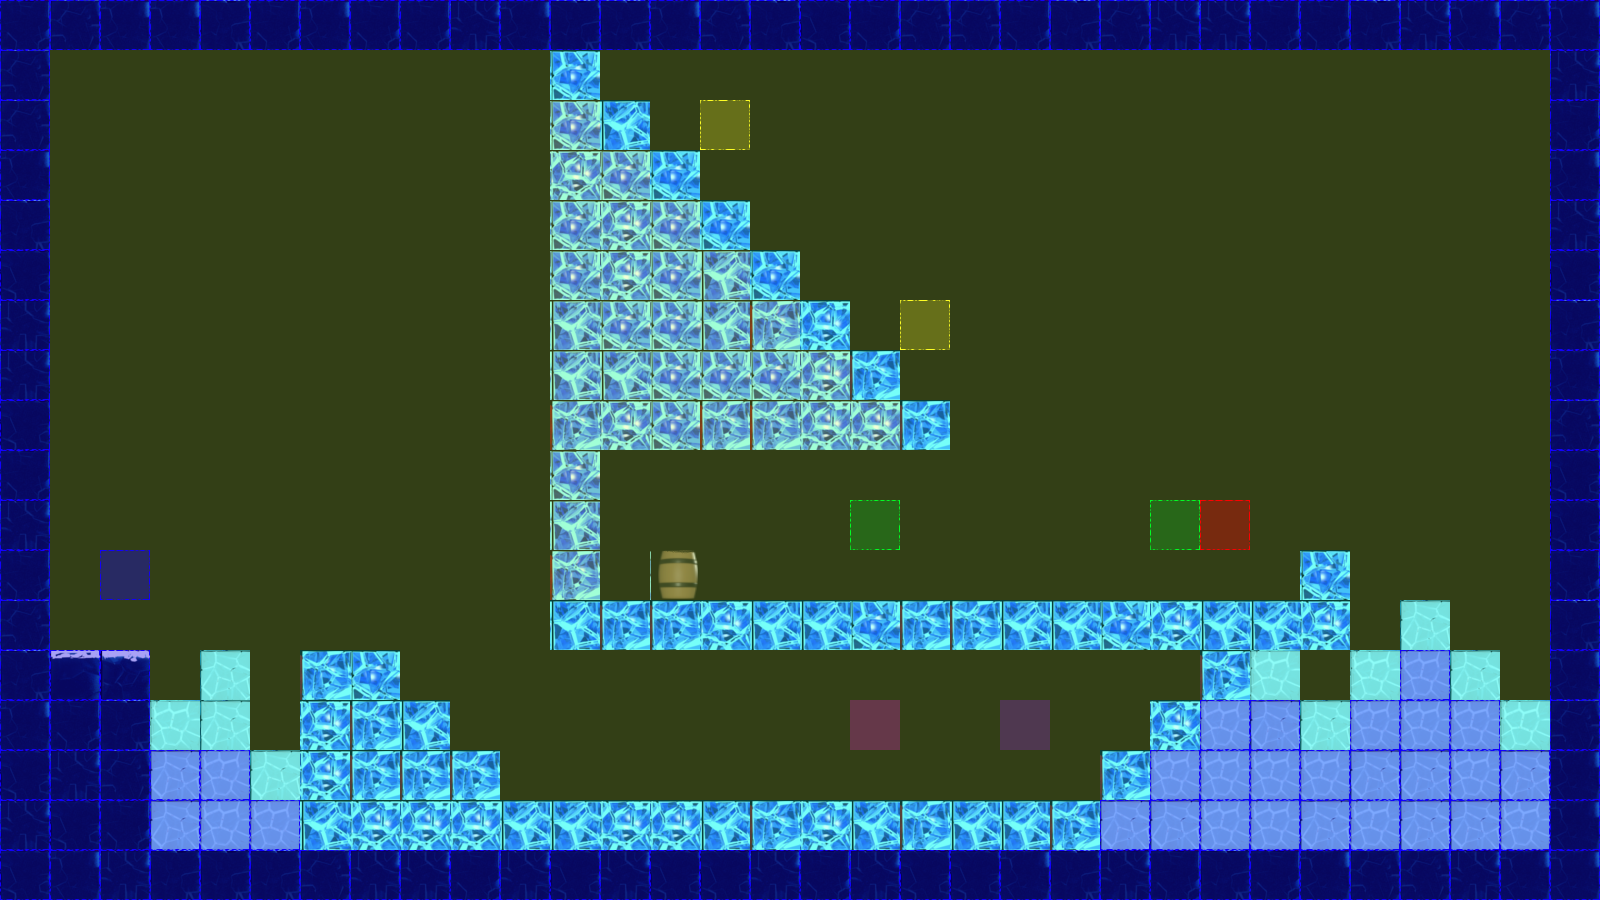

This is a level from a 2D game, rendered from its Tiled map with the project's own tilesets. A one-line summary and the map file follow, with tile-layer data summarised:
An orthogonal 32x18 tile map with 50x50 px tiles, 3 tile layers (terrain, collision, event), 2 tilesets.

<map version="1.0" orientation="orthogonal" renderorder="left-up" width="32" height="18" tilewidth="50" tileheight="50" nextobjectid="3">
 <tileset firstgid="1" name="frozenPlainsTile" tilewidth="50" tileheight="50" tilecount="50" columns="10">
  <image source="tiles/iceTile.png" width="500" height="251" />
 </tileset>
 <tileset firstgid="51" name="collisionTile" tilewidth="50" tileheight="50" tilecount="12" columns="3">
  <image source="tiles/collisionTile.png" width="150" height="200" />
 </tileset>
 <layer name="terrain" width="32" height="18">
  <data>[576 cells, 227 non-empty, 15 distinct tile ids]</data>
 </layer>
 <layer name="collision" width="32" height="18">
  <data>[576 cells, 576 non-empty, 3 distinct tile ids]</data>
 </layer>
 <layer name="event" width="32" height="18">
  <data>[576 cells, 8 non-empty, 6 distinct tile ids]</data>
 </layer>
</map>
